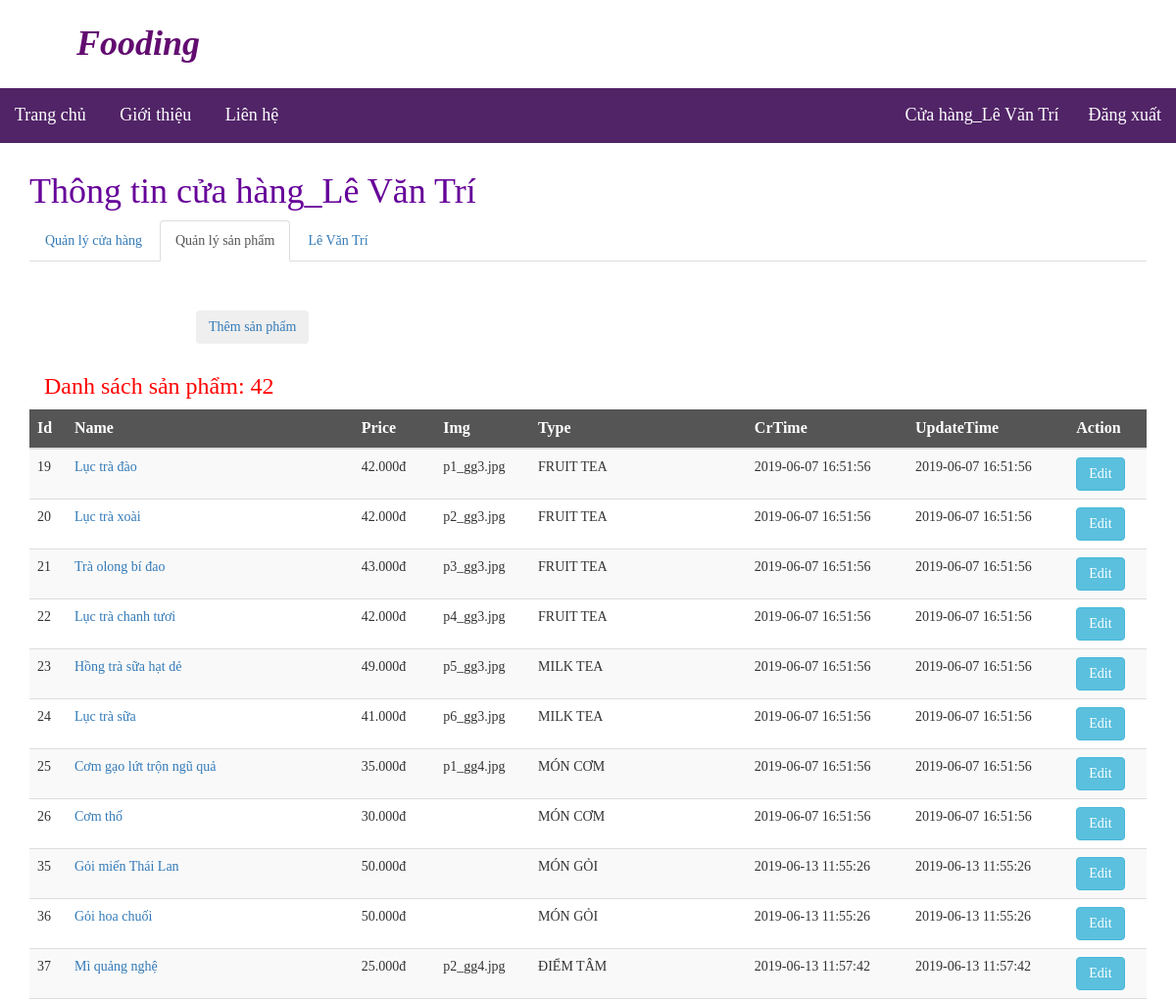
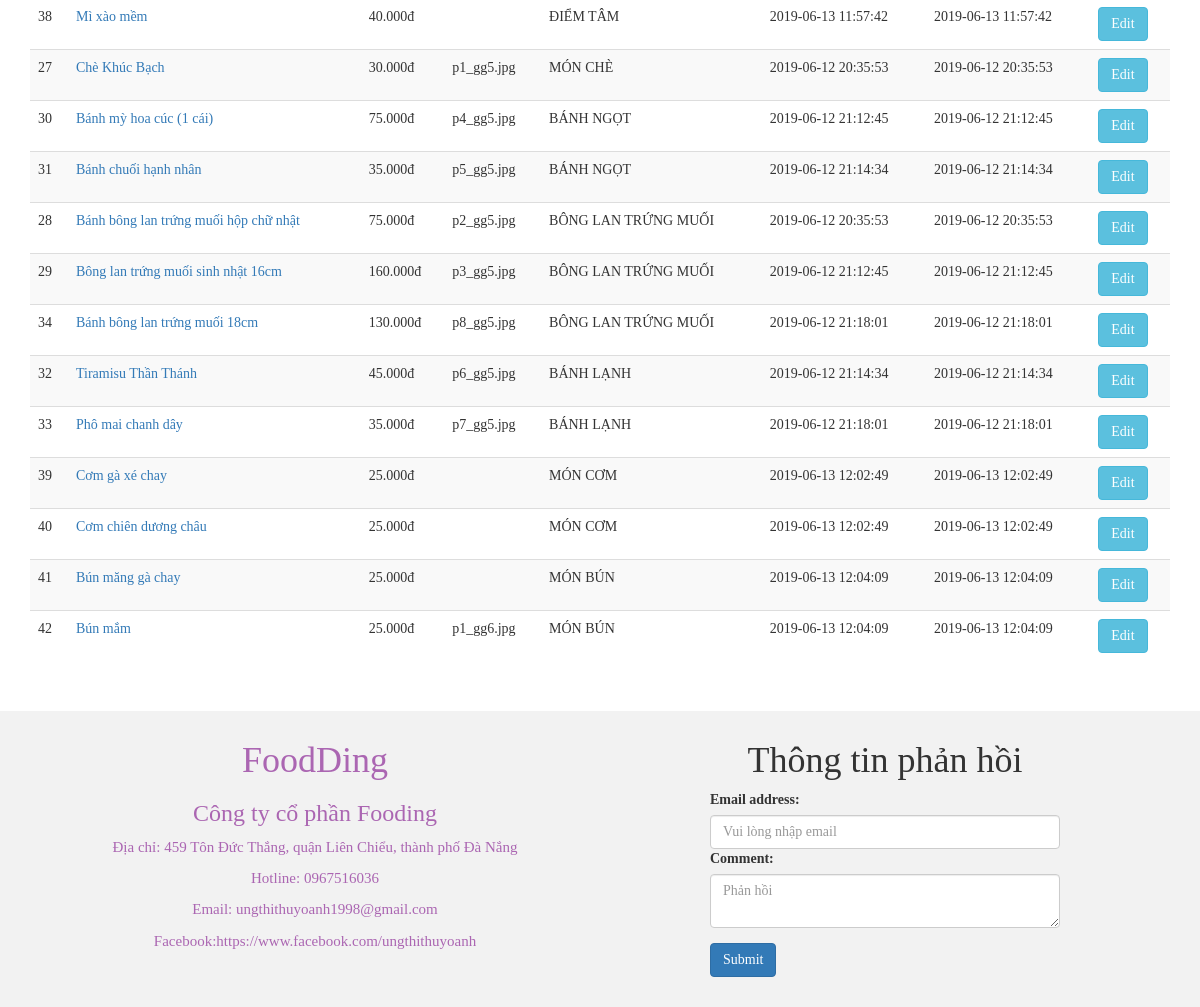
Screenshot of /controller/c_shopProduct.php (signed in) with the database file from the repository (2 pictures, top to bottom).
### tables this page shows
CREATE TABLE `products` (
  `id` int(225) NOT NULL,
  `name` varchar(100) NOT NULL,
  `price` float NOT NULL,
  `type_id` int(225) NOT NULL,
  `img` varchar(50) DEFAULT NULL,
  `crtime` datetime NOT NULL DEFAULT CURRENT_TIMESTAMP,
  `updateTime` datetime NOT NULL DEFAULT CURRENT_TIMESTAMP
);

CREATE TABLE `types_products` (
  `id` int(225) NOT NULL,
  `shop_id` int(225) NOT NULL,
  `types` varchar(50) NOT NULL,
  `crtime` datetime DEFAULT CURRENT_TIMESTAMP,
  `updateTime` datetime DEFAULT CURRENT_TIMESTAMP
);

### model/m_foodshop.php (called while the page is built, shortened)
<?php
	class FoodShop extends Database
	{
		function queryTotalFoodShop($_sql){
			$conn = parent::getConn();
			$stmt = null;
			try {
				$stmt = $conn->prepare($_sql);
				$stmt->execute();
			}catch(PDOException $e){
				echo "queryTotalFoodShop failed: " . $e->getMessage();
			}
		    if($stmt->rowCount() == 0){
		    	$stmt=null;
		    	$conn=null;
		    	return 0;
		    }else{
		    	$data = $stmt->fetch(PDO::FETCH_ASSOC);
		    	return $data;
		    }
		}
	}
	?>

### model/m_product.php (called while the page is built, shortened)
<?php
	class Product extends Database
	{
		function queryProductUser($sql,$id){
			$conn = parent::getConn();
			$stmt = null;
			try {
				$stmt = $conn->prepare($sql);
				$stmt->bindValue(":id",$id);
				$stmt->execute();
			} catch (PDOException $e) {
				echo 'queryProductUser failed: '.$e.getMessage();
			}
			if( $stmt->rowCount() == 0 ){
				$stmt=null;
				$conn=null;
				return 0;
		    }else{
		    	$data = $stmt->fetchAll(PDO::FETCH_ASSOC);
		    	return $data;
		    }
		}
	}
?>

### view/v_usersProduct.php (the view, shortened to what this page needs)
<div class="col-md-offset-2 col-xs-offset-2">
	<a href="../controller/c_addShopFood.php">
		<button type="button" class="btn btn-outline-success ">Thêm sản phẩm</button>
	</a>
</div>
<div class="container">
	<div class="col-md-4">
		<h3 style="color: #FF0000;">
			Danh sách sản phẩm: <?=$total_record?>
		</h3>
	</div>
	<table class="table table-striped">
		<thead class="thead-dark" style="background-color: #555555;">
			<tr style="color: #fff; font-size: 16px; font-weight: bold;">
				<th scope="col">Id</th>
				<th scope="col">Name</th>
				<th scope="col">Price</th>
				<th scope="col">Img</th>
				<th scope="col">Type</th>
				<th scope="col">CrTime</th>
				<th scope="col">UpdateTime</th>
				<th scope="col">Action</th>
			</tr>
		</thead>
		<tbody>
			<?php
			if(isset($data) && $data!=false):
				foreach ($data as $row) {
					?>
					<tr>
						<td><?=$row["id"]?></td>
						<td><a href="../controller/c_detail.php?id=<?=$row['id']?>"><?=$row["name"]?></a></td>
						<td><?=$row["price"]?>.000đ</td>
						<td><?=$row["img"]?></td>
						<td><?=$row["nametype"]?></td>
						<td><?=$row["crtime"]?></td>
						<td><?=$row["updateTime"]?></td>
						<td><a href="?edit=<?=$row['id']?>"><button type="button" class="btn btn-info">Edit</button> </a></td>
					</tr>
					<?php
				}
			endif; ?>
		</tbody>
	</table>
</div>

### css/datt.css (style rules this page uses)
* { box-sizing: border-box; }
body { font-family:serif!important; margin: 0px; padding: 0px; }
@media (min-width: 960px) { .container { width: 960px; height: 100%; margin: 0 auto; padding: 0; position: relative; padding: 10px 0px 30px; } }

### rows the page displays
products: id "19", name "Lục trà đào", price "42", img "p1_gg3.jpg", type.types "FRUIT TEA", crtime "2019-06-07 16:51:56", updateTime "2019-06-07 16:51:56"
products: id "20", name "Lục trà xoài", price "42", img "p2_gg3.jpg", type.types "FRUIT TEA", crtime "2019-06-07 16:51:56", updateTime "2019-06-07 16:51:56"
products: id "21", name "Trà olong bí đao", price "43", img "p3_gg3.jpg", type.types "FRUIT TEA", crtime "2019-06-07 16:51:56", updateTime "2019-06-07 16:51:56"
products: id "22", name "Lục trà chanh tươi", price "42", img "p4_gg3.jpg", type.types "FRUIT TEA", crtime "2019-06-07 16:51:56", updateTime "2019-06-07 16:51:56"
products: id "23", name "Hồng trà sữa hạt dẻ", price "49", img "p5_gg3.jpg", type.types "MILK TEA", crtime "2019-06-07 16:51:56", updateTime "2019-06-07 16:51:56"
products: id "24", name "Lục trà sữa", price "41", img "p6_gg3.jpg", type.types "MILK TEA", crtime "2019-06-07 16:51:56", updateTime "2019-06-07 16:51:56"
products: id "25", name "Cơm gạo lứt trộn ngũ quả", price "35", img "p1_gg4.jpg", type.types "MÓN CƠM", crtime "2019-06-07 16:51:56", updateTime "2019-06-07 16:51:56"
products: id "26", name "Cơm thố", price "30", type.types "MÓN CƠM", crtime "2019-06-07 16:51:56", updateTime "2019-06-07 16:51:56"
products: id "35", name "Gỏi miến Thái Lan", price "50", type.types "MÓN GỎI", crtime "2019-06-13 11:55:26", updateTime "2019-06-13 11:55:26"
products: id "36", name "Gỏi hoa chuối", price "50", type.types "MÓN GỎI", crtime "2019-06-13 11:55:26", updateTime "2019-06-13 11:55:26"
products: id "37", name "Mì quảng nghệ", price "25", img "p2_gg4.jpg", type.types "ĐIỂM TÂM", crtime "2019-06-13 11:57:42", updateTime "2019-06-13 11:57:42"
products: id "38", name "Mì xào mềm", price "40", type.types "ĐIỂM TÂM", crtime "2019-06-13 11:57:42", updateTime "2019-06-13 11:57:42"
products: id "27", name "Chè Khúc Bạch", price "30", img "p1_gg5.jpg", type.types "MÓN CHÈ", crtime "2019-06-12 20:35:53", updateTime "2019-06-12 20:35:53"
products: id "30", name "Bánh mỳ hoa cúc (1 cái)", price "75", img "p4_gg5.jpg", type.types "BÁNH NGỌT", crtime "2019-06-12 21:12:45", updateTime "2019-06-12 21:12:45"
products: id "31", name "Bánh chuối hạnh nhân", price "35", img "p5_gg5.jpg", type.types "BÁNH NGỌT", crtime "2019-06-12 21:14:34", updateTime "2019-06-12 21:14:34"
products: id "28", name "Bánh bông lan trứng muối hộp chữ nhật", price "75", img "p2_gg5.jpg", type.types "BÔNG LAN TRỨNG MUỐI", crtime "2019-06-12 20:35:53", updateTime "2019-06-12 20:35:53"
products: id "29", name "Bông lan trứng muối sinh nhật 16cm", price "160", img "p3_gg5.jpg", type.types "BÔNG LAN TRỨNG MUỐI", crtime "2019-06-12 21:12:45", updateTime "2019-06-12 21:12:45"
products: id "34", name "Bánh bông lan trứng muối 18cm", price "130", img "p8_gg5.jpg", type.types "BÔNG LAN TRỨNG MUỐI", crtime "2019-06-12 21:18:01", updateTime "2019-06-12 21:18:01"
products: id "32", name "Tiramisu Thần Thánh", price "45", img "p6_gg5.jpg", type.types "BÁNH LẠNH", crtime "2019-06-12 21:14:34", updateTime "2019-06-12 21:14:34"
products: id "33", name "Phô mai chanh dây", price "35", img "p7_gg5.jpg", type.types "BÁNH LẠNH", crtime "2019-06-12 21:18:01", updateTime "2019-06-12 21:18:01"
products: id "39", name "Cơm gà xé chay", price "25", type.types "MÓN CƠM", crtime "2019-06-13 12:02:49", updateTime "2019-06-13 12:02:49"
products: id "40", name "Cơm chiên dương châu", price "25", type.types "MÓN CƠM", crtime "2019-06-13 12:02:49", updateTime "2019-06-13 12:02:49"
products: id "41", name "Bún măng gà chay", price "25", type.types "MÓN BÚN", crtime "2019-06-13 12:04:09", updateTime "2019-06-13 12:04:09"
products: id "42", name "Bún mắm", price "25", img "p1_gg6.jpg", type.types "MÓN BÚN", crtime "2019-06-13 12:04:09", updateTime "2019-06-13 12:04:09"

### other values shown
$_SESSION['name'] "Lê Văn Trí"
$total_record "42"
